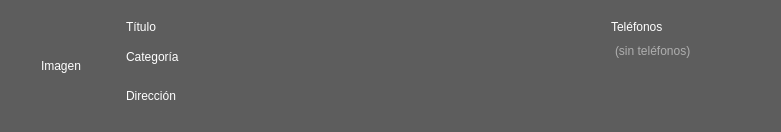
<?xml version="1.0" encoding="UTF-8"?>
<ui version="4.0">
 <class>Form</class>
 <widget class="QWidget" name="Form">
  <property name="geometry">
   <rect>
    <x>0</x>
    <y>0</y>
    <width>781</width>
    <height>132</height>
   </rect>
  </property>
  <property name="sizePolicy">
   <sizepolicy hsizetype="Preferred" vsizetype="Fixed">
    <horstretch>0</horstretch>
    <verstretch>0</verstretch>
   </sizepolicy>
  </property>
  <property name="maximumSize">
   <size>
    <width>16777215</width>
    <height>132</height>
   </size>
  </property>
  <property name="windowTitle">
   <string>Form</string>
  </property>
  <property name="styleSheet">
   <string notr="true">QWidget#Form{
	background-color: rgb(93, 93, 93);
}

QLabel{
	color: rgb(255, 255, 255);
	font: 10pt &quot;Segoe UI&quot;;
}
QPlainTextEdit{
	border:none;
	color: rgb(255, 255, 255);
	font: bold 12pt &quot;Segoe UI&quot;;
	background:transparent;
}</string>
  </property>
  <layout class="QGridLayout" name="gridLayout">
   <property name="sizeConstraint">
    <enum>QLayout::SetDefaultConstraint</enum>
   </property>
   <item row="2" column="0">
    <widget class="QLabel" name="img_lbl">
     <property name="minimumSize">
      <size>
       <width>100</width>
       <height>100</height>
      </size>
     </property>
     <property name="maximumSize">
      <size>
       <width>100</width>
       <height>100</height>
      </size>
     </property>
     <property name="text">
      <string>Imagen</string>
     </property>
     <property name="alignment">
      <set>Qt::AlignCenter</set>
     </property>
    </widget>
   </item>
   <item row="2" column="1">
    <widget class="QWidget" name="widget" native="true">
     <layout class="QGridLayout" name="gridLayout_2">
      <item row="0" column="0">
       <widget class="QLabel" name="title_lbl">
        <property name="styleSheet">
         <string notr="true">font: bold 12pt &quot;Segoe UI&quot;;</string>
        </property>
        <property name="text">
         <string>Título</string>
        </property>
       </widget>
      </item>
      <item row="0" column="1">
       <widget class="QLabel" name="label">
        <property name="text">
         <string>Teléfonos</string>
        </property>
       </widget>
      </item>
      <item row="1" column="0">
       <widget class="QLabel" name="category_lbl">
        <property name="styleSheet">
         <string notr="true">font: bold 10pt &quot;Segoe UI&quot;;</string>
        </property>
        <property name="text">
         <string>Categoría</string>
        </property>
       </widget>
      </item>
      <item row="1" column="1" rowspan="2">
       <widget class="QPlainTextEdit" name="phone_list">
        <property name="maximumSize">
         <size>
          <width>150</width>
          <height>16777215</height>
         </size>
        </property>
        <property name="readOnly">
         <bool>true</bool>
        </property>
        <property name="placeholderText">
         <string>(sin teléfonos)</string>
        </property>
       </widget>
      </item>
      <item row="2" column="0">
       <widget class="QLabel" name="address_lbl">
        <property name="text">
         <string>Dirección</string>
        </property>
       </widget>
      </item>
     </layout>
    </widget>
   </item>
  </layout>
 </widget>
 <resources/>
 <connections/>
</ui>
